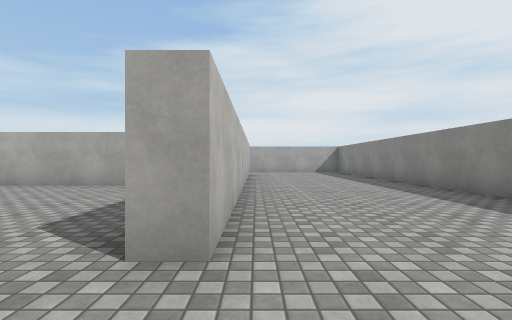
[1] (above)

21 first-person views from a walk through a Unity game level. The camera is 1.2 m above the floor, looks level and sees 85° across. The floor is counted in squares, 2 m on a side. Each view is taken from the middle of a square. On the plan, view 1 faces up. The plan holds only what a view shows up to about 9 squares ahead; the rest is blank. The player character is not drawn. Door leaves are left out, so doorways stand open. Surface patterns are stand-ins for the level's own textures.

[2]
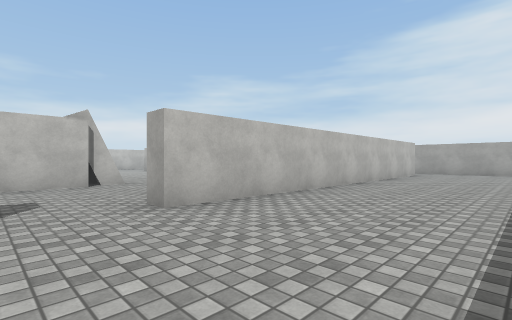

[3]
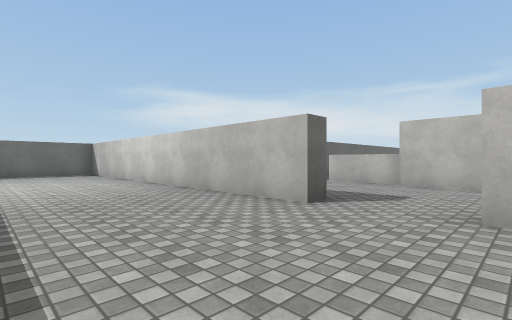

[4]
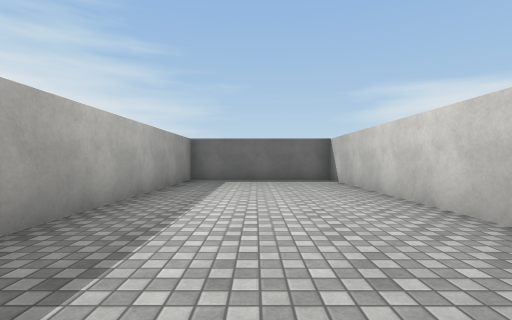

[5]
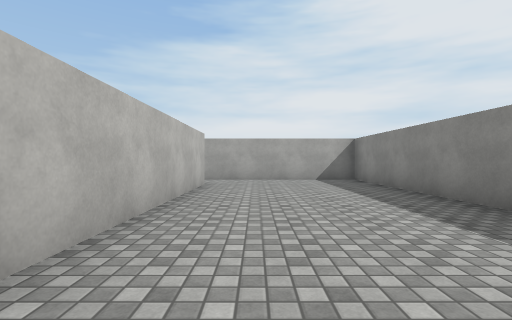

[6]
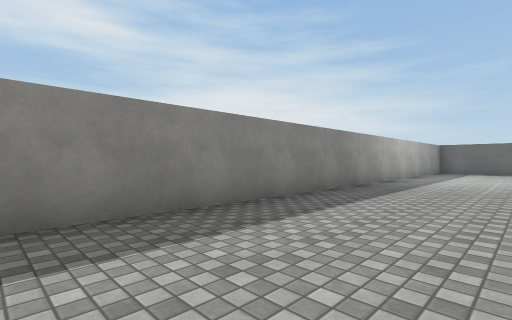

[7]
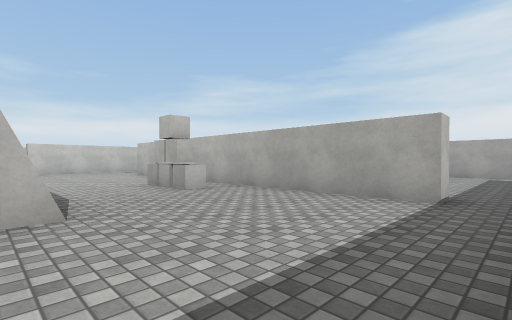

[8]
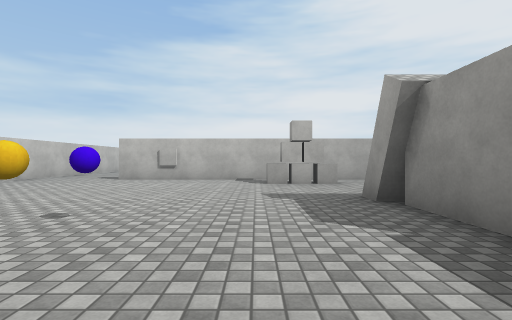

[9]
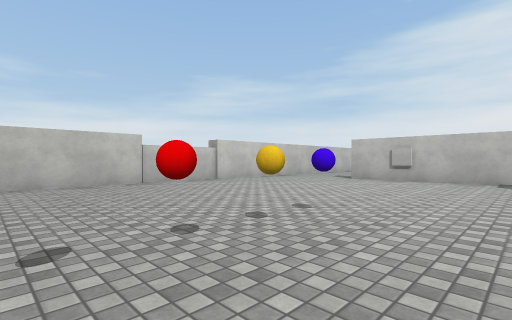

[10]
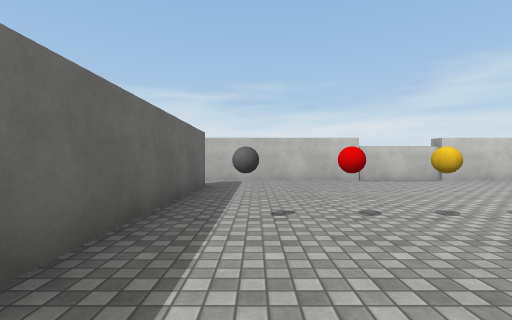

[11]
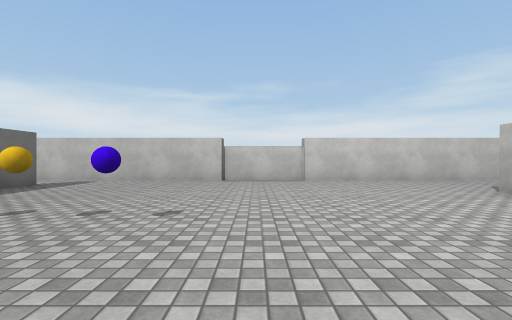

[12]
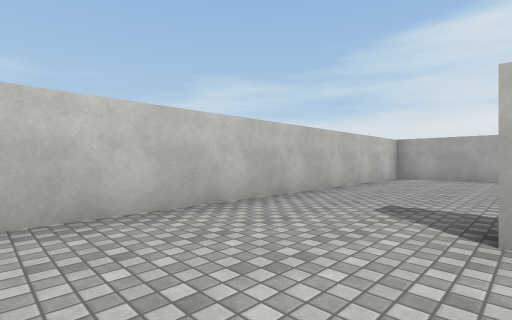

[13]
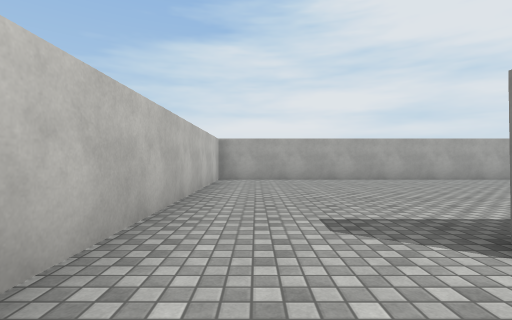

[14]
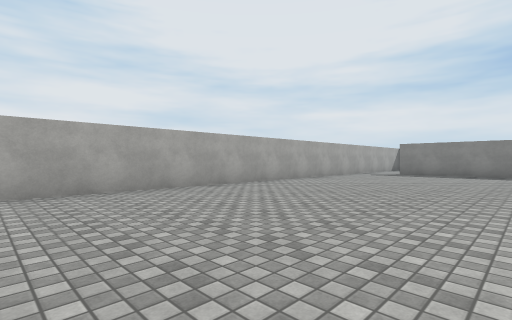

[15]
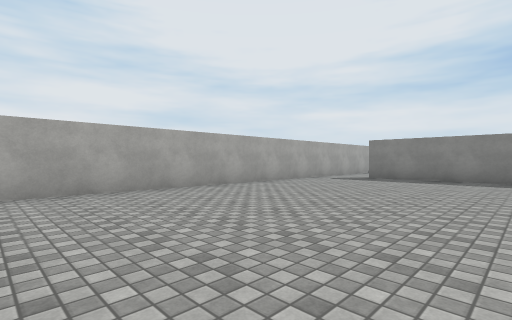

[16]
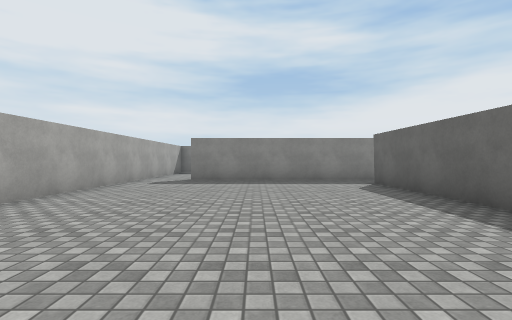

[17]
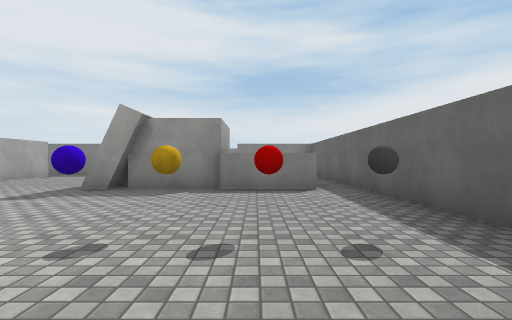

[18]
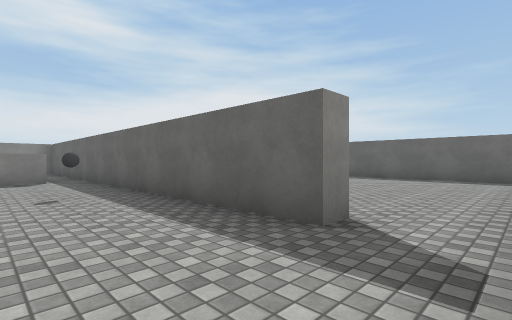

[19]
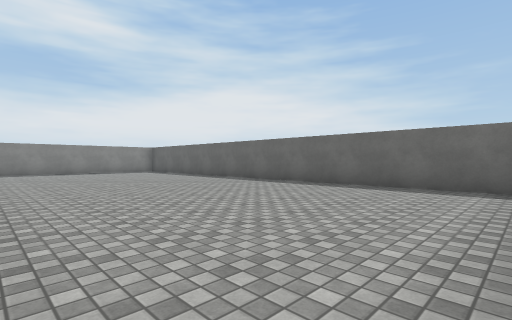

[20]
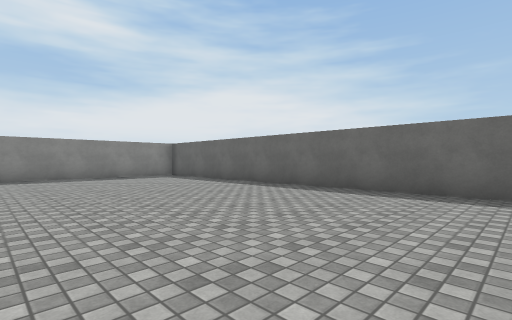

[21]
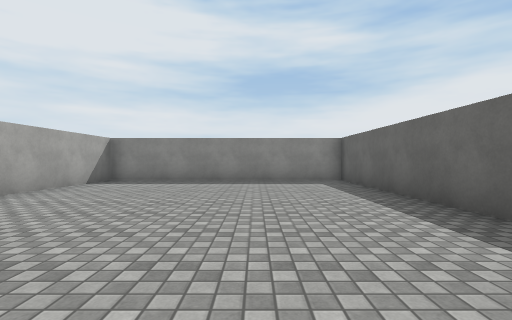

### Floor plan
Ten units are one square. View 1 is at (0, 0); x grows to the right and y downward. Boxes are objects, and circles mark ways between rooms. Rooms are numbered by the first view taken in them; rooms with no view inside come last. Other rooms are left out.
<svg viewBox="-156 -140 201 250">
<path fill="none" stroke="#000" d="M-3 2 -3 105 40 105 40 -135 -5 -135M-3 -119 -3 -17M-58 -70 -19 -70 -19 -65 -123 -65M-63 -16 -63 -25M-43 -25 -43 -19M-40 -19 -40 2M-60 2 -60 -18M-8 -65 -8 -120M-43 2 -43 22M-63 22 -63 2M-3 -17 -9 -17M-9 2 -3 2M-5 -135 -151 -135 -151 29M-136 32 -30 32M-43 -19 -50 -19M-136 37 -136 32M-148 105 -8 105 -8 37 -44 37M-151 29 -151 44"/>
<rect x="-105" y="15" width="10" height="10" fill="#bbb"><title>grey ball</title></rect>
<rect x="-105" y="5" width="10" height="10" fill="#bbb"><title>red ball</title></rect>
<rect x="-105" y="-5" width="10" height="10" fill="#bbb"><title>ball</title></rect>
<rect x="-105" y="-15" width="10" height="10" fill="#bbb"><title>ball</title></rect>
<rect x="-75" y="-55" width="20" height="10" fill="#bbb"><title>other object</title></rect>
<circle cx="0" cy="-125" r="3" fill="#2a7"/>
<circle cx="0" cy="-5" r="3" fill="#2a7"/>
<circle cx="-143" cy="33" r="3" fill="#2a7"/>
<text x="20" y="-20">1</text>
<text x="-80" y="-60">2</text>
<text x="-80" y="70">3</text>
</svg>
Room 1 opens to room 2. Room 2 opens to room 3.

Where each view was taken, in squares from view 1:
view 1: 0 up, 0 right, facing up
view 2: 0 up, 3 right, facing up-left
view 3: 2 up, 3 right, facing down-left
view 4: 2 down, 2 right, facing down
view 5: 5 up, 1 right, facing up
view 6: 4 up, 1 right, facing down-right
view 7: 2 up, 1 left, facing up-left
view 8: 2 down, 8 left, facing up
view 9: 2 down, 8 left, facing up-left
view 10: 2 down, 7 left, facing left
view 11: 2 up, 7 left, facing left
view 12: 4 up, 12 left, facing up-left
view 13: 5 up, 14 left, facing up
view 14: 8 up, 13 left, facing up-right
view 15: 8 up, 10 left, facing up-right
view 16: 10 up, 9 left, facing right
view 17: 1 down, 12 left, facing right
view 18: 1 down, 15 left, facing down-right
view 19: 4 down, 15 left, facing down-right
view 20: 5 down, 11 left, facing down-right
view 21: 8 down, 9 left, facing right
